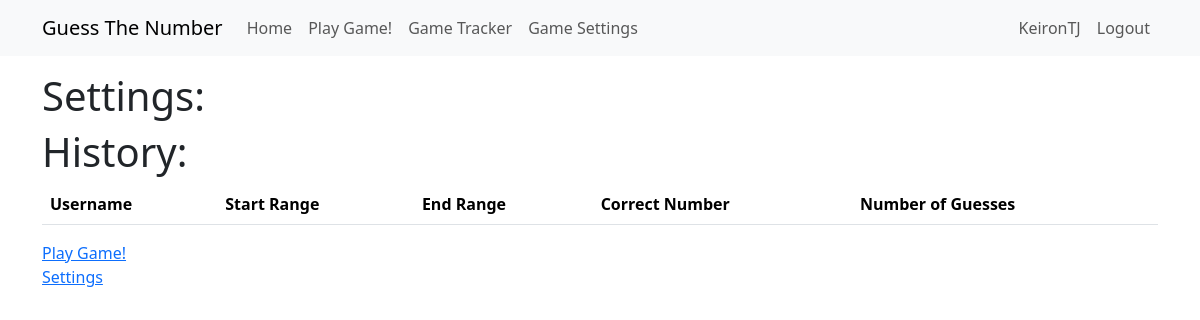
Page /guess_the_number_history (signed in) on the earlier database version.
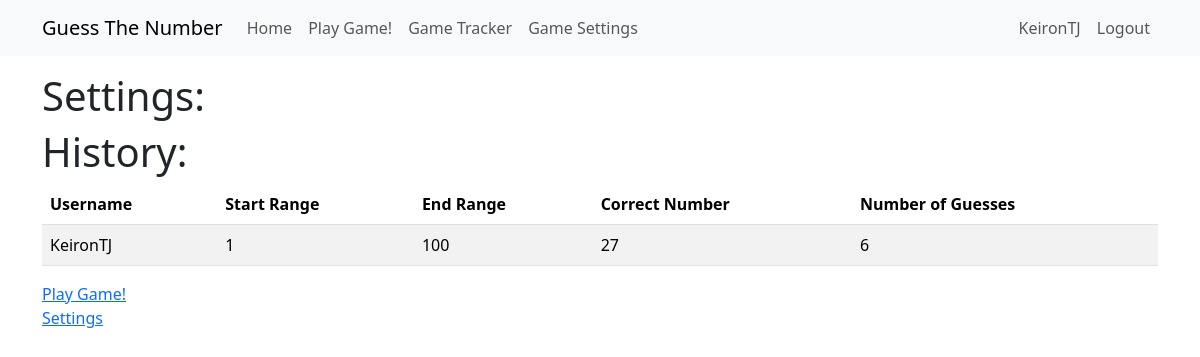
Same page on the later database version.
### app/models.py (models this page shows, shortened)
class User(UserMixin, db.Model):
    id = db.Column(Integer, primary_key=True)
    username = db.Column(String(64), index=True, unique=True)
    email = db.Column(String(120), index=True, unique=True)
    password_hash = db.Column(String(256))
    guesses = so.relationship('GuessTheNumberHistory', back_populates='user')
    guess_settings = so.relationship('GuessTheNumberSettings', back_populates='user')

class GuessTheNumberHistory(db.Model):
    id = db.Column(Integer, primary_key=True)
    user_id = db.Column(Integer, db.ForeignKey('user.id'))
    start_range = db.Column(Integer)
    end_range = db.Column(Integer)
    correct_number = db.Column(Integer)
    number_of_guesses = db.Column(Integer)
    user = so.relationship('User', back_populates='guesses')

### app/routes.py (the view)
@app.route('/guess_the_number_history')
@login_required
def guess_the_number_history():
    history = db.session.query(GuessTheNumberHistory).filter_by(user_id=current_user.id).all()
    return render_template('guess_the_number_history.html',
                           title='Guess the number history',
                           history=history)

### app/models.py (called while the page is built)
@login.user_loader
def load_user(id):
    return db.session.get(User, int(id))

### app/templates/guess_the_number_history.html
{% extends "base.html" %}
{% block content %}
<div>
    <h1>Settings:</h1>
</div>
<div>
    <h1>History:</h1>
    <table class="table table-striped">
        <thead>
            <tr>
                <th>Username</th>
                <th>Start Range</th>
                <th>End Range</th>
                <th>Correct Number</th>
                <th>Number of Guesses</th>
            </tr>
        </thead>
        <tbody>
            {% for game in history %}
                <tr>
                    <td>{{ game.user.username }}</td>
                    <td>{{ game.start_range }}</td>
                    <td>{{ game.end_range }}</td>
                    <td>{{ game.correct_number }}</td>
                    <td>{{ game.number_of_guesses }}</td>
                </tr>
            {% endfor %}
        </tbody>
    </table>
</div>
<div>
    <a href="{{ url_for('guess_the_number') }}">Play Game!</a>
    <br>
    <a href="{{ url_for('guess_the_number_settings') }}">Settings</a>
</div>
{% endblock %}

### app/templates/base.html (shortened to what this page needs)
<!doctype html>
<html lang="en">
<head>
    <link href="https://cdn.jsdelivr.net/npm/bootstrap@5.3.2/dist/css/bootstrap.min.css"
          rel="stylesheet"
>
    <link rel="stylesheet" href="{{ url_for('static', filename='style.css') }}">
</head>
<body>
    <nav class="navbar navbar-expand-lg bg-body-tertiary">
        <div class="container">
            <a class="navbar-brand" href="{{ url_for('guess_the_number') }}">Guess The Number</a>
            <div class="collapse navbar-collapse" id="navbarSupportedContent">
                <ul class="navbar-nav me-auto mb-2 mb-lg-0">
                    <li class="nav-item">
                        <a class="nav-link" aria-current="page" href="{{ url_for('index') }}">Home</a>
                    </li>
                    <li class="nav-item">
                        <a class="nav-link" aria-current="page" href=" {{ url_for('guess_the_number')}}">Play Game!</a>
                    </li>
                    <li class="nav-item">
                        <a class="nav-link" aria-current="page" href=" {{ url_for('guess_the_number_history') }}">Game Tracker</a>
                    </li>
                    <li class="nav-item">
                        <a class="nav-link" aria-current="page" href="{{ url_for('guess_the_number_settings') }}">Game Settings</a>
                    </li>
                </ul>
                <ul class="navbar-nav mb-2 mb-lg-0">
                    {% if current_user.is_anonymous %}
                        <li class="nav-item">
                            <a class="nav-link" aria-current="page" href="{{ url_for('login') }}"">Login</a>
                        </li>
                    {% else %}
                        <li class="nav-item">
                            <a class="nav-link" aria-current="page" href="{{ url_for('index')}} ">{{ current_user.username }}</a>
                        </li>
                        <li class="nav-item">
                            <a class="nav-link" aria-current="page" href="{{ url_for('logout')}} ">Logout</a>
                        </li>
                    {% endif %}
                </ul>
            </div>
        </div>
    </nav>
    <div class="container mt-3">
        {% block content %}{% endblock %}
    </div>
</body>
</html>

Differences in the rows shown:
added GuessTheNumberHistory: user.username "KeironTJ", start_range "1", end_range "100", correct_number "27", number_of_guesses "6"
